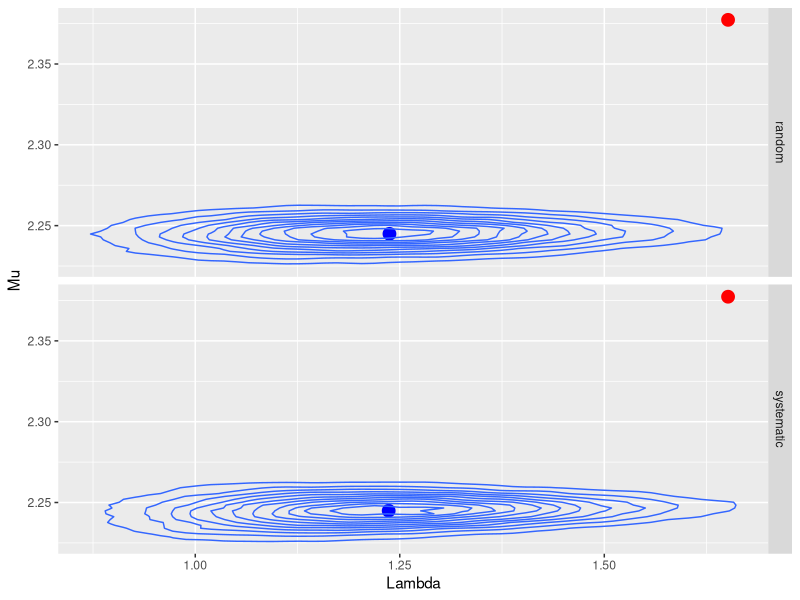

The R source for this figure:
library(ggplot2); library(dplyr); library(tidyr)

params <- read.csv('realParameters.csv') %>% tbl_df
systematicGibbs <- read.csv('systematicGibbs.csv') %>% tbl_df
randomGibbs <- read.csv('randomGibbs.csv') %>% tbl_df

D <- bind_rows(
	systematicGibbs %>% mutate( update = 'systematic' ),
	randomGibbs %>% mutate( update = 'random' )
)

estimates<- D %>% group_by( update ) %>% summarise( lam = mean(lam), mu= mean(mu) )

nicePlot <- ggplot(data=D, aes( x=lam, y=mu)) + 
			# geom_point( alpha=.01 ) + 
			geom_point( data=params, aes( x=lam, y=mu), color='red', size=4 ) + 
			geom_point( data=estimates, aes( x=lam, y=mu), color='blue', size=4 ) + 
			geom_density_2d() +
			facet_grid(update~.) + 
			xlab('Lambda') + 
			ylab('Mu')
